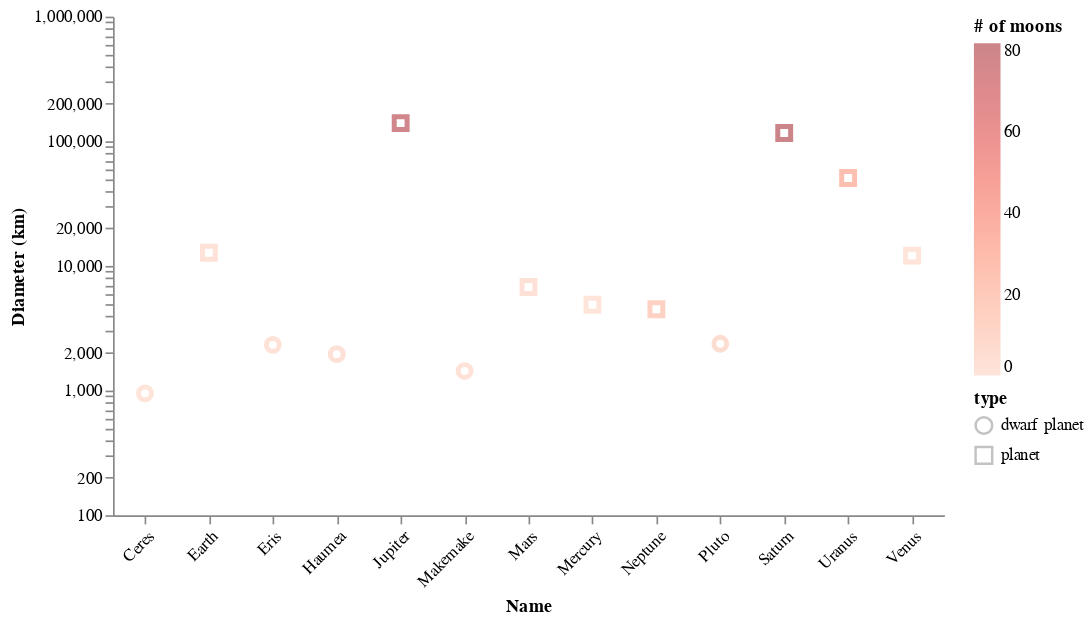

The cell this chart's notebook holds for it:
### Markdown cell above
## Testreszabás

Címkék, színek, egyéb vizuális elemek

### Code cell
alt.Chart(planets).mark_point(
    strokeWidth=3, 
    size=60
).encode(
    alt.X(
        'name', 
        axis=alt.Axis(
            title='Name',
            labelAngle=-45
        ),
    ),
    alt.Y(
        'diameter', 
        scale=alt.Scale(type='log'), 
        axis=alt.Axis(title='Diameter (km)')
    ),
    alt.Color(
        'moons',
        scale=alt.Scale(scheme='reds'),
        legend=alt.Legend(title='# of moons')
    ),
    shape='type',
    opacity=alt.value(0.5)
).configure_axis(
    grid=False
).configure_view(
    strokeWidth=0
).properties(
    width=500,
    height=300
)

### Figure 1 — Vega-Lite specification as saved in the notebook (floating-point values rounded to 4 significant figures)
{"config": {"view": {"continuousWidth": 400, "continuousHeight": 300, "strokeWidth": 0}, "axis": {"grid": false}}, "data": {"name": "data-5b03ff44f3bf68bec8f5d2248afba5a6"}, "mark": {"type": "point", "size": 60, "strokeWidth": 3}, "encoding": {"color": {"type": "quantitative", "field": "moons", "legend": {"title": "# of moons"}, "scale": {"scheme": "reds"}}, "opacity": {"value": 0.5}, "shape": {"type": "nominal", "field": "type"}, "x": {"type": "nominal", "axis": {"labelAngle": -45, "title": "Name"}, "field": "name"}, "y": {"type": "quantitative", "axis": {"title": "Diameter (km)"}, "field": "diameter", "scale": {"type": "log"}}}, "height": 300, "width": 500, "$schema": "https://vega.github.io/schema/vega-lite/v4.8.1.json", "datasets": {"data-5b03ff44f3bf68bec8f5d2248afba5a6": [{"name": "Mercury", "diameter": 4879, "distance": 57.91, "moons": 0, "type": "planet"}, {"name": "Venus", "diameter": 12104, "distance": 108.2, "moons": 0, "type": "planet"}, {"name": "Earth", "diameter": 12742, "distance": 149.6, "moons": 1, "type": "planet"}, {"name": "Mars", "diameter": 6779, "distance": 227.9, "moons": 2, "type": "planet"}, {"name": "Ceres", "diameter": 950, "distance": 414.3, "moons": 0, "type": "dwarf planet"}, {"name": "Jupiter", "diameter": 139822, "distance": 778.5, "moons": 79, "type": "planet"}, {"name": "Saturn", "diameter": 116464, "distance": 1434.0, "moons": 82, "type": "planet"}, {"name": "Uranus", "diameter": 50724, "distance": 2871.0, "moons": 27, "type": "planet"}, {"name": "Neptune", "diameter": 4495, "distance": 49240.0, "moons": 14, "type": "planet"}, {"name": "Pluto", "diameter": 2374, "distance": 5906.0, "moons": 5, "type": "dwarf planet"}, {"name": "Haumea", "diameter": 1960, "distance": 6460.0, "moons": 2, "type": "dwarf planet"}, {"name": "Makemake", "diameter": 1434, "distance": 6796.0, "moons": 1, "type": "dwarf planet"}, {"name": "Eris", "diameter": 2326, "distance": 10150.0, "moons": 1, "type": "dwarf planet"}]}}
